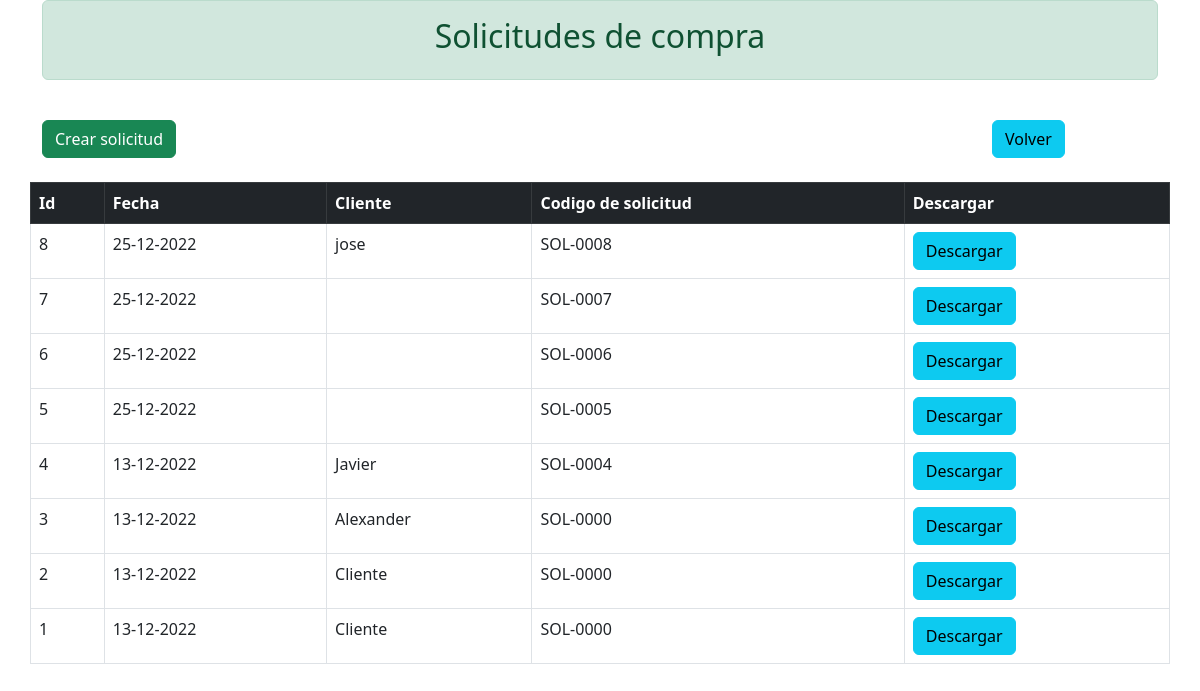
The app's page /proyCurso/verSolicitudes with its own data.
### proyCurso/models.py (models this page shows)
class solicitud(models.Model):
    idProductos = models.CharField(max_length=256,default='')
    nombreProductos = models.CharField(max_length=512,default='')
    cantidadProductos = models.CharField(max_length=512,default='')
    fecha = models.DateField(default=datetime.datetime.now())
    cliente = models.CharField(max_length=128,default='Cliente')
    codigoSolicitud = models.CharField(max_length=128,default='SOL-0000')

### proyCurso/views.py (the view)
# urls.py: path('verSolicitudes',views.verSolicitudes,name='verSolicitudes'),
def verSolicitudes(request):
    solicitudesTotales = solicitud.objects.all().order_by('-id')
    return render(request,'proyCurso/verSolicitudes.html',{
        'solicitudes':solicitudesTotales,
    })

### proyCurso/templates/proyCurso/verSolicitudes.html (shortened to what this page needs)
<!DOCTYPE html>
<html>
    <head>
        <link href="https://cdn.jsdelivr.net/npm/bootstrap@5.2.3/dist/css/bootstrap.min.css" rel="stylesheet">
    </head>
    <body>
        <div class="container">
            <div class="alert alert-success text-center">
                <h2>Solicitudes de compra</h2>
            </div>
            <br>
            <div class="row">
                <div class="col-2">
                    <a class="btn btn-success" href="{% url 'proyCurso:crearSolicitud' %}">Crear solicitud</a>
                </div>
                <div class="col-8">
                </div>
                <div class="col-2">
                    <a class="btn btn-info" href="{% url 'proyCurso:dashboard' %}">Volver</a>
                </div>
            </div>
            <br>
            <div class="row">
                <table class="table table-bordered">
                    <thead class="table-dark">
                        <th>Id</th>
                        <th>Fecha</th>
                        <th>Cliente</th>
                        <th>Codigo de solicitud</th>
                        <th>Descargar</th>
                    </thead>
                    <tbody>
                        {% for solicitud in solicitudes %}
                        <tr>
                            <td>{{ solicitud.id }}</td>
                            <td>{{ solicitud.fecha|date:'d-m-Y' }}</td>
                            <td>{{ solicitud.cliente }}</td>
                            <td>{{ solicitud.codigoSolicitud }}</td>
                            <td><a class="btn btn-info" href="{% url 'proyCurso:descargar_solicitud' solicitud.id %}">Descargar</a></td>
                        </tr>
                        {% endfor %}
                    </tbody>
                </table>
            </div>
        </div>
    </body>
</html>

### records on screen
solicitud: id "8", fecha "25-12-2022", cliente "jose", codigoSolicitud "SOL-0008"
solicitud: id "7", fecha "25-12-2022", codigoSolicitud "SOL-0007"
solicitud: id "6", fecha "25-12-2022", codigoSolicitud "SOL-0006"
solicitud: id "5", fecha "25-12-2022", codigoSolicitud "SOL-0005"
solicitud: id "4", fecha "13-12-2022", cliente "Javier", codigoSolicitud "SOL-0004"
solicitud: id "3", fecha "13-12-2022", cliente "Alexander", codigoSolicitud "SOL-0000"
solicitud: id "2", fecha "13-12-2022", cliente "Cliente", codigoSolicitud "SOL-0000"
solicitud: id "1", fecha "13-12-2022", cliente "Cliente", codigoSolicitud "SOL-0000"
